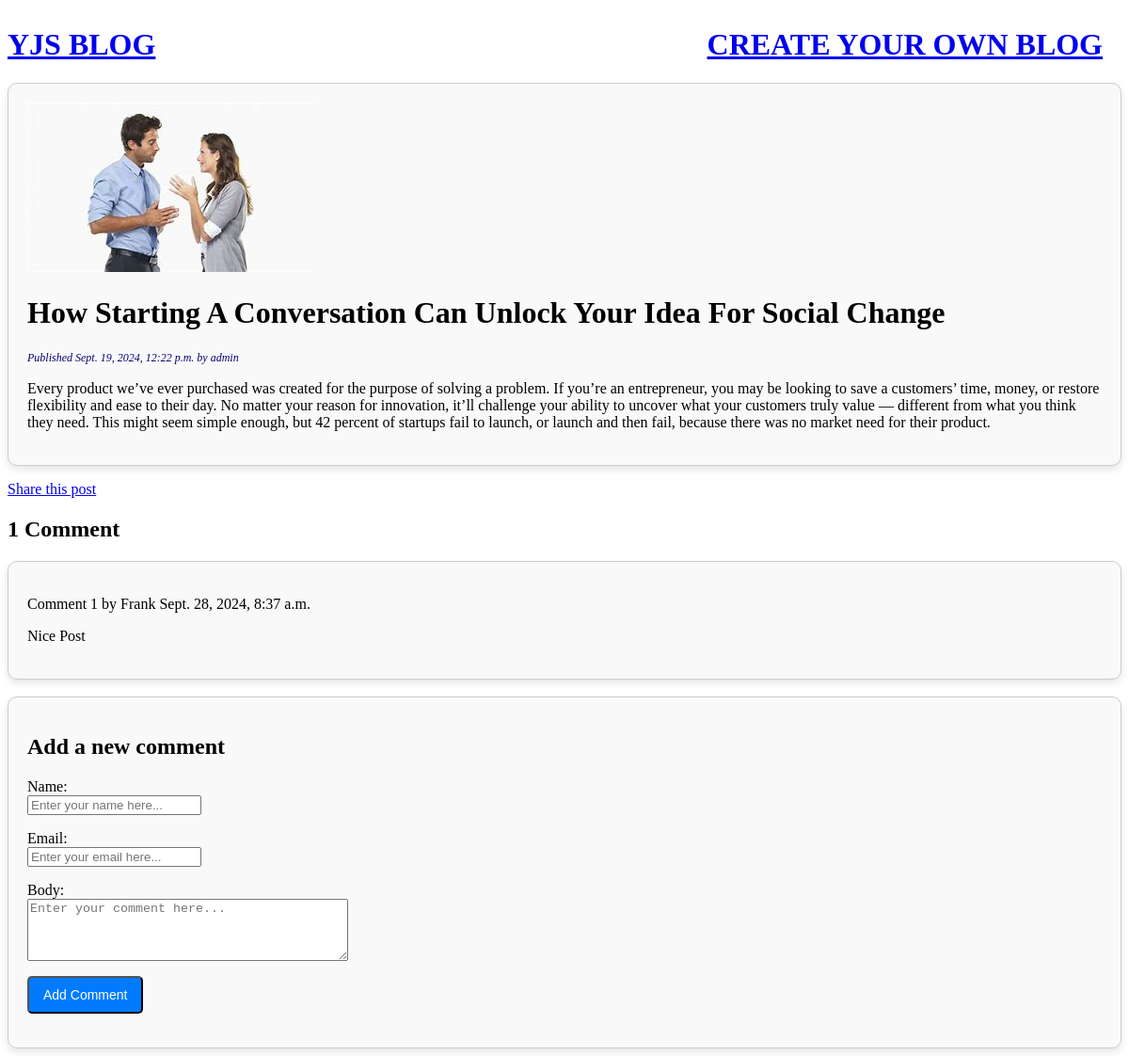
The app's page /2024/9/19/meet-in-person/ with its own data.
### blog/models.py (models this page shows, shortened)
class Post(models.Model):
    class Status(models.TextChoices):
        DRAFT='DF','Draft'
        PUBLISHED='PB','Published'
    title=models.CharField(max_length=200)
    slug=models.CharField(max_length=200,unique_for_date='publish')
    body=models.TextField()
    author = models.CharField(max_length=80)
    email = models.EmailField()
    publish=models.DateTimeField(default=timezone.now)
    created=models.DateTimeField(auto_now_add=True)
    updated=models.DateTimeField(auto_now=True)
    status=models.CharField(max_length=2,choices=Status.choices,default=Status.DRAFT)
    image = models.ImageField(upload_to='products/')
    objects = models.Manager() # The default manager.
    published = PublishedManager()
    class Meta:
        ordering=['-publish']
        indexes=[models.Index(fields=['-publish']),]

class Comment(models.Model):
    post = models.ForeignKey(Post,
                             on_delete=models.CASCADE,
                             related_name='comments')
    name = models.CharField(max_length=80)
    email = models.EmailField()
    body = models.TextField()
    created = models.DateTimeField(auto_now_add=True)
    updated = models.DateTimeField(auto_now=True)
    active = models.BooleanField(default=True)
    class Meta:
        ordering = ['created']
        indexes = [
            models.Index(fields=['created']),
        ]

### blog/views.py (the view)
def post_detail(request, year, month, day, post):
    post = get_object_or_404(Post,
                             status=Post.Status.PUBLISHED,
                             slug=post,
                             publish__year=year,
                             publish__month=month,
                             publish__day=day)
    comments = post.comments.filter(active=True)
    form = CommentForm()
    return render(request,
 'blog/post/detail.html',
                  {'post': post,
                   'comments':comments,
                   'form':form})

### blog/forms.py
class CommentForm(forms.ModelForm):
    class Meta:
        model = Comment
        fields = ['name', 'email', 'body']  # Specify the fields you want in the form
        widgets = {
            'body': forms.Textarea(
                attrs={
                    'rows': 4,  # Set the number of rows (height)
                    'cols': 40,  # Set the number of columns (width)
                    'placeholder': 'Enter your comment here...',  # Add a placeholder
                    'class': 'form-group',  # Add CSS class for styling
                }
            ),
            'email': forms.EmailInput(
                attrs={
                    'placeholder': 'Enter your email here...',  # Add a placeholder
                    'class': 'form-group',  # Add CSS class for styling
                }
            ),
            'name': forms.TextInput(
                attrs={
                    'placeholder': 'Enter your name here...',  # Add a placeholder
                    'class': 'form-group',  # Add CSS class for styling
                }
            )
        }

### blog/templates/blog/post/detail.html (shortened to what this page needs)
 {% extends "blog/base.html" %}
 {% block content %}
 <div class="blog-card">
    <div class="blog-content">
    <img src='{{post.image.url }}' alt="Blog Image"  class="blog-image1">
  <h1>{{ post.title |title}}</h1>
  <p class="date">
    Published {{ post.publish }} by {{post.author}}
  </p>
  {{ post.body|linebreaks }}
</div>
</div>
   <p>
    <a href="{% url "blog:post_share" post.id %}">
      Share this post
    </a>
  </p>
   {% with comments.count as total_comments %}
    <h2>
      {{ total_comments }} Comment{{ total_comments|pluralize }}
    </h2>
  {% endwith %}
  <div class="blog-list">
 <div class="blog-card">
    <div class="blog-content">
    {% for comment in comments %}
    <div class="comment">
       <p class="info">
        Comment {{ forloop.counter }} by {{ comment.name }}
        {{ comment.created }}
      </p>
      {{ comment.body|linebreaks }}
    </div>
  {% empty %}
    <p>There are no comments.</p>
  {% endfor %}
  </div>
</div>
</div>
 <div class="blog-card">
    <div class="blog-content">
   {% include "blog/post/includes/comment_form.html" %}
    </div>
</div>
 {% endblock %}

### blog/static/css/blog.css (style rules this page uses)
.blog-card { display: flex; flex-direction: column; border: 1px solid #ccc; padding: 20px; border-radius: 10px; box-shadow: 0 4px 8px rgba(0, 0, 0, 0.1); background-color: #f9f9f9; }
p.date { color: #060270; font-family: georgia, serif; font-size: 12px; font-style: italic; }
.form-group { display: flex; flex-direction: column; margin-bottom: 15px; }

### records on screen
Post: image (picture), title "How Starting A Conversation Can Unlock Your Idea For Social Change", publish "Sept. 19, 2024, 12:22 p.m.", author "admin", body "Every product we’ve ever purchased was created for the purpose of solving a problem. If you’re an entrepreneur, you may be looking to save a customers’ time, money, or restore flexibility and ease to their day. No matter your reason for innovation, it’ll challenge your ability to uncover what your customers truly value — different from what you think they need. This might seem simple enough, but 42 percent of startups fail to launch, or launch and then fail, because there was no market need for their product."
Comment: name "Frank", created "Sept. 28, 2024, 8:37 a.m.", body "Nice Post"

### other values on screen
{{ total_comments }} "1"
